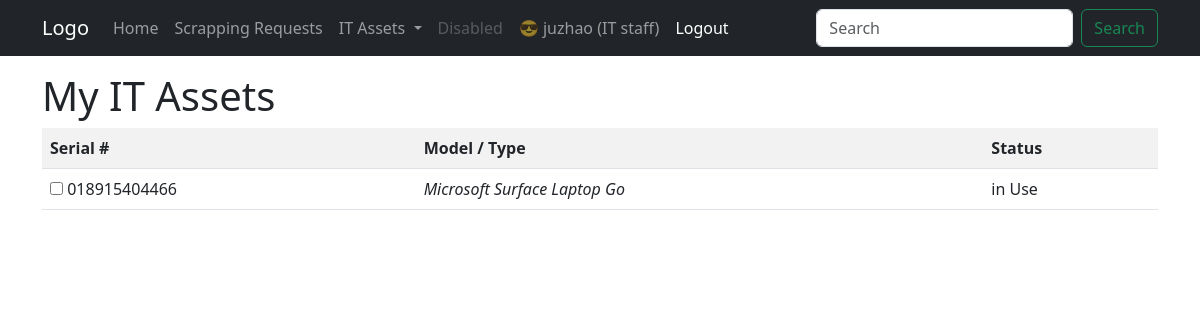
/nanoassets/myinstances/ (signed in), run on the app's committed database.
### nanoassets/models.py (models this page shows, shortened)
class Instance(models.Model):
    serial_number = models.CharField(
        primary_key=True, max_length=20, help_text='enter serial #')
    model_type = models.ForeignKey("nanoassets.ModelType", verbose_name=_(
        "Model / Type"), on_delete=models.SET_NULL, null=True, blank=True)
    owner = models.ForeignKey(User, verbose_name=_(
        "Owner"), on_delete=models.SET_NULL, null=True, blank=True)
    INSTANCE_STATUS = (
        ('A', 'Available'),
        ('U', 'in Use'),
        ('R', 'in Repair'),
        ('S', 'Scrapped')
    )
    status = models.CharField(max_length=15, choices=INSTANCE_STATUS,
                              default='Available', help_text='Asset availability')
    eol_date = models.DateField(null=True, blank=True)
    scrap_request = models.ForeignKey("nanoassets.ScrapRequest", verbose_name=_(
        "Scrap Request"), on_delete=models.SET_NULL, null=True, blank=True)
    class Meta:
        ordering = ['model_type', 'eol_date',]

class ModelType(models.Model):
    name = models.CharField(max_length=20)
    manufacturer = models.ForeignKey(
        "Manufacturer", on_delete=models.SET_NULL, blank=True, null=True)
    def __str__(self):
        return '%s %s' % (self.manufacturer, self.name)

class Manufacturer(models.Model):
    name = models.CharField(max_length=20)
    def __str__(self):
        return self.name

### nanoassets/views.py (the view)
# urls.py: path('myinstances/', views.InstanceByUserListView.as_view(),
class InstanceByUserListView(LoginRequiredMixin, generic.ListView):
    model = Instance
    template_name = 'nanoassets/instance_list_by_user.html'
    def get_queryset(self):
        return super().get_queryset().filter(owner=self.request.user).filter(status__exact='U').order_by('eol_date')

### nanoassets/templates/nanoassets/instance_list_by_user.html
{% extends 'base.html' %}
{% block page_content %}
  <h1>My IT Assets</h1>
  {% if instance_list %}
    <table class="table table-striped table-hover">
      <tr>
        <th>Serial #</th>
        <th>Model / Type</th>
        <th>Status</th>
      </tr>
      {% for instance in instance_list %}
        <tr>
          <td>
            <input type="checkbox"
                   name="instance"
                   id="instance{{ forloop.counter }}"
                   value="{{ instance.pk }}"/>
            <label for="instance{{ forloop.counter }}">{{ instance.serial_number }}</label>
          </td>
          <td>
            <em>{{ instance.model_type }}</em>
          </td>
          <td>{{ instance.get_status_display }}</td>
        </tr>
      {% endfor %}
    </table>
  {% else %}
    <p>You don't have any IT assets !</p>
  {% endif %}
{% endblock page_content %}

### templates/base.html (shortened to what this page needs)
<!doctype html>
<html lang="en">
  <head>
    <link href="https://cdn.jsdelivr.net/npm/bootstrap@5.3.0-alpha2/dist/css/bootstrap.min.css"
          rel="stylesheet"
>
  </head>
  <body>
    <nav class="navbar navbar-expand-lg navbar-dark bg-dark sticky-top">
      <div class="container">
        <a class="navbar-brand" href="#">Logo</a>
        <div class="collapse navbar-collapse" id="navbarSupportedContent">
          <ul class="navbar-nav me-auto mb-2 mb-lg-0">
            <li class="nav-item">
              <a class="nav-link" aria-current="page" href="#">Home</a>
            </li>
            <li class="nav-item">
              <a class="nav-link" href="{% url 'instance-scrapping-request-list' %}">Scrapping Requests</a>
            </li>
            <li class="nav-item dropdown">
              <a class="nav-link dropdown-toggle"
                 href="#"
                 role="button"
                 data-bs-toggle="dropdown"
                 aria-expanded="false">
                IT Assets
              </a>
            </li>
            <li class="nav-item">
              <a class="nav-link disabled">Disabled</a>
            </li>
            <li class="nav-item">
              {% if user.is_authenticated %}
                <li>
                  <span class="nav-link">
                    😎 {{ user.get_username|truncatechars:6 }}
                    {% if user.is_staff %}
                      (IT staff)
                    {% else %}
                      (non IT staff)
                    {% endif %}
                  </span>
                </li>
                <li>
                  <a class="nav-link active" href="{% url 'logout' %}?next={{ request.path }}">Logout</a>
                </li>
              {% else %}
                <li>
                  <a class="nav-link active" href="{% url 'login' %}?next={{ request.path }}"><span class="glyphicon glyphicon-log-in"></span>Login</a>
                </li>
              {% endif %}
            </li>
          </ul>
          <form class="d-flex" role="search">
            <input class="form-control me-2"
                   type="search"
                   placeholder="Search"
                   aria-label="Search">
            <button class="btn btn-outline-success" type="submit">Search</button>
          </form>
        </div>
      </div>
    </nav>
    <div class="container mt-3">
      {% block page_content %}{% endblock page_content %}
    </div>
  </body>
</html>

### data on the page
Instance: serial_number "018915404466", model_type "Microsoft Surface Laptop Go", status "in Use"

### other printed values
{{ user.get_username|truncatechars:6 }} "juzhao"
